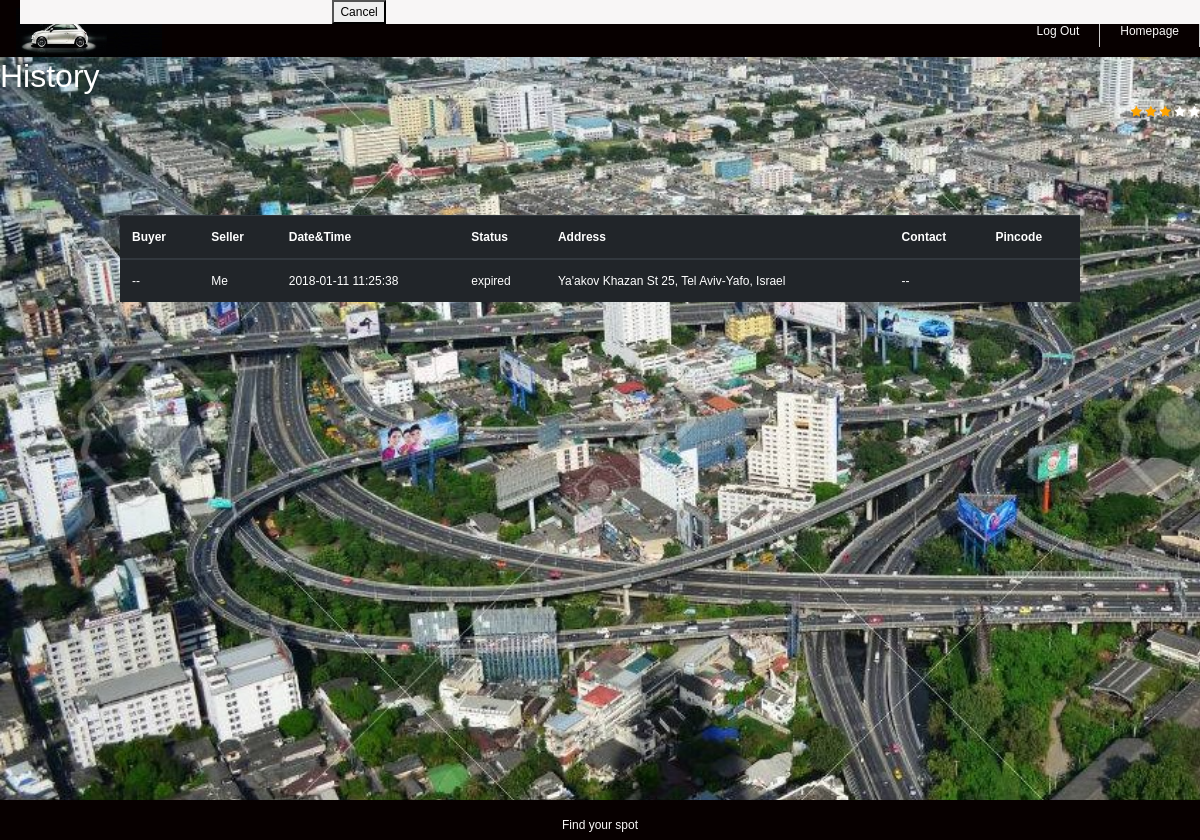
Before: /last_activity/ (signed in) with the older database file.
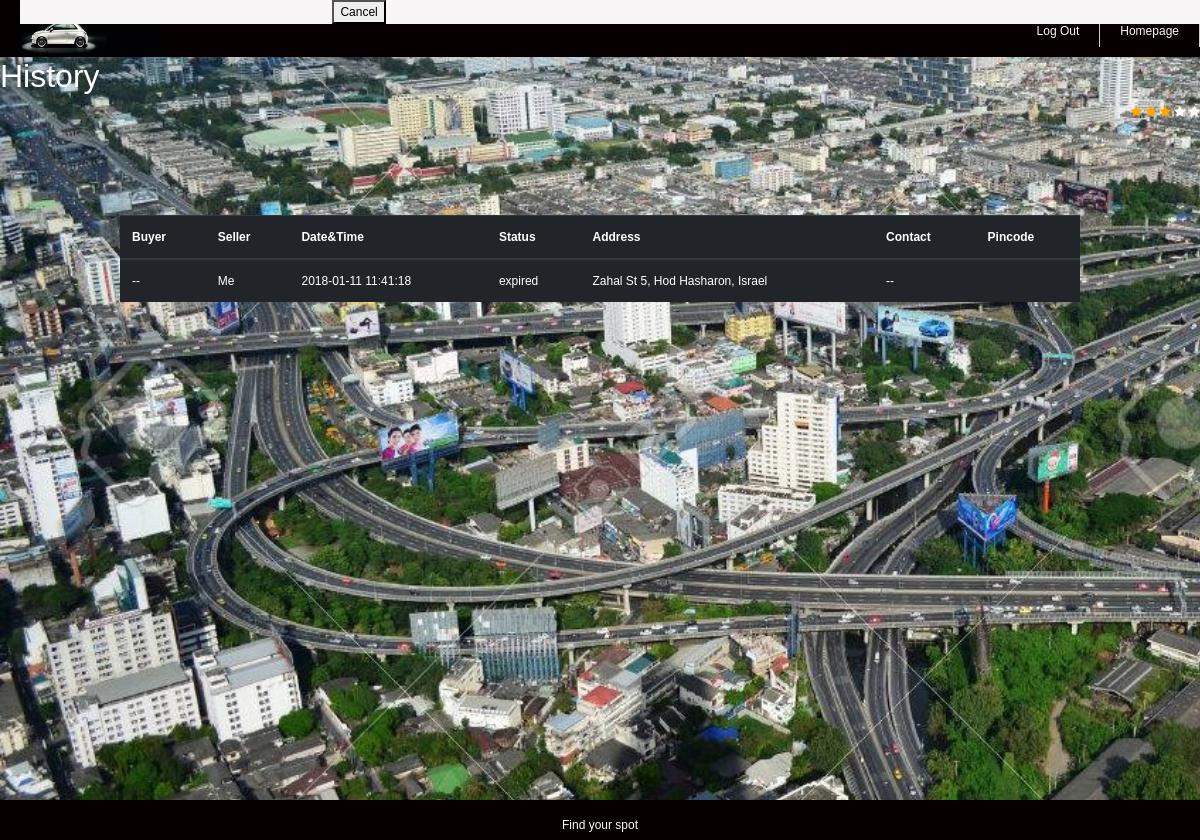
After: the same page with the newer database file.
### polls/models.py (models this page shows, shortened)
class Purchase(models.Model):
	buyer_id	= models.IntegerField(default=-1) 	# user id
	seller_id	= models.IntegerField(default=-1) 	# user id
	cost 		= models.IntegerField(default=10)
	parking_time 	= models.CharField(max_length=200, default="") #  max 30 minutes from the offering time
	status 		= models.CharField(max_length=200, default="available") # available, in process, done, canceled, expired etc.
	parking_rate 	= models.DecimalField(max_digits=3,decimal_places=2,default=Decimal('0.0000'))
	target_address 	= models.CharField(max_length=200) #string. full address
	target_address_lat = models.CharField(max_length=2000)
	target_address_lng = models.CharField(max_length=2000)
	parking_address = models.CharField(max_length=200) #string. full address
	parking_address_lat = models.CharField(max_length=2000)
	parking_address_lng = models.CharField(max_length=2000)
	lock 			= threading.Lock()
	cond 			= threading.Condition(threading.Lock())
	pin_code		= models.CharField(max_length=2000, default="-1")
	attempt_failure = 0
	parking_actual_rank = models.DecimalField(max_digits=3,decimal_places=2,default=Decimal('0.0000'))

### polls/views.py (the view)
# urls.py: url(r'^last_activity/$', views.call_last_activity, name='call_last_activity'),
def call_last_activity(request):
	update_user_spots_status (request.user.pk)
	sell_purchase = Purchase.objects.filter(seller_id = request.user.pk)
	max_pk = 0
	last_activity = None
	buy_purchase = Purchase.objects.filter(buyer_id = request.user.pk)
	all_purchase = list(sell_purchase)  +list(buy_purchase)
	for purchase in all_purchase:
		if (purchase.pk > max_pk):
			max_pk = purchase.pk
			last_activity = purchase
	if (last_activity == None):
		last_activity = ["", "", "", "", "", "", "", "-1"]
		return render(request, 'polls/last_activity.html', {'last_activity':last_activity })
	if (minutes_elapsed(last_activity.parking_time) > 0 and last_activity.status != ParkingStatus.DONE and last_activity.status != ParkingStatus.CANCELED):
		last_activity.status = ParkingStatus.EXPIRED
		last_activity.save()
	seller_username = (User.objects.get(pk = last_activity.seller_id)).username
	if (last_activity.buyer_id == -1):
		buyer_username = "--"
		contact = "--"
	else:
		buyer_username = (User.objects.get(pk = last_activity.buyer_id)).username
		contact = (User.objects.get(pk = last_activity.buyer_id)).profile.phone_number
	if (last_activity.seller_id == request.user.pk):
		seller_username = "Me"
		pincode = ""
	else:
		buyer_username = "Me"
		contact = (User.objects.get(pk = last_activity.seller_id)).profile.phone_number
		pincode = last_activity.pin_code
	last_activity = [buyer_username, seller_username, last_activity.parking_time, last_activity.status, last_activity.parking_address, contact, pincode, last_activity.pk]
	return render(request, 'polls/last_activity.html', {'last_activity':last_activity })

### polls/views.py (called while the page is built)
def minutes_elapsed(last_failure_in_string):
	"""
		Return True if user is still in timeout
	"""
	last_failure_in_datetime = datetime.datetime.strptime(last_failure_in_string, "%Y-%m-%d %H:%M:%S")
	diff = (datetime.datetime.now() - last_failure_in_datetime)
	return (diff.total_seconds() / 60)

def update_user_spots_status(user_id):
	sell_spot_list = Purchase.objects.filter(seller_id = user_id)
	buy_spot_list  = Purchase.objects.filter(buyer_id = user_id)
	all_user_spot = list(sell_spot_list) + list(buy_spot_list)
	for spot in all_user_spot:
		if (spot.status == ParkingStatus.AVAILABLE or spot.status == ParkingStatus.IN_PROCESS):
			if (minutes_elapsed(spot.parking_time) > 0):
				spot.status = ParkingStatus.EXPIRED
				print(ParkingStatus.EXPIRED)
				spot.save()

### polls/templates/polls/last_activity.html (shortened to what this page needs)
<!DOCTYPE html>
<html>
<head>
  <link rel="stylesheet" href="https://maxcdn.bootstrapcdn.com/bootstrap/4.0.0-beta.2/css/bootstrap.min.css">
	<link rel="stylesheet" href="https://cdnjs.cloudflare.com/ajax/libs/font-awesome/4.7.0/css/font-awesome.min.css">
</head>
<body>
	<div class="all_site">
	{% load static %}
	<link rel="stylesheet" type="text/css" href="{% static "polls/_css/History.css" %}">
    <div class="body">
        <header>
            <div class="logo">
                <img src="{% static "_images/cars.jpg" %}" height="49"/>
            </div>
            <nav>
                <ul>
                    <a href="{% url 'polls:homepage' %}"><li>Homepage</li></a>
                    <a href="{% url 'polls:logout' %}"><li>Log Out</li></a>
                </ul>
            </nav>
        </header>
  <h2>History</h2>
  <div class = "pull-right">
	<span class="fa fa-star checked"></span>
	<span class="fa fa-star checked"></span>
	<span class="fa fa-star checked"></span>
	<span class="fa fa-star"></span>
	<span class="fa fa-star"></span>
  </div>
  <table class="table table-dark">
    <thead>
      <tr>
	<th>Buyer</th>
	<th>Seller</th>
	<th>Date&Time</th>
	<th>Status</th>
	<th>Address</th>
	<th>Contact</th>
	<th>Pincode</th>
      </tr>
    </thead>
    <tbody>
      		<tr>
        		<td id="buyer">{{last_activity.0}}</td>
        		<td id="seller">{{last_activity.1}}</td>
        		<td id="date">{{last_activity.2}}</td>
        		<td id="status">{{last_activity.3}}</td>
        		<td id="address">{{last_activity.4}}</td>
        		<td id="contact">{{last_activity.5}}</td>
        		<td id="pincode">{{last_activity.6}}</td>
      		</tr>
    </tbody>
  </table>
</div>
			<button type="button" id="cancel_button" onclick = cancelPurchase() >Cancel</button>
</body>
<footer>
	<p>Find your spot</p>
</footer>
</html>

Changed rows visible on the page:
no longer on this page (row edited): Purchase: parking_time "2018-01-11 11:25:38", status "expired", parking_address "Ya'akov Khazan St 25, Tel Aviv-Yafo, Israel"
added Purchase: parking_time "2018-01-11 11:41:18", status "expired", parking_address "Zahal St 5, Hod Hasharon, Israel"
